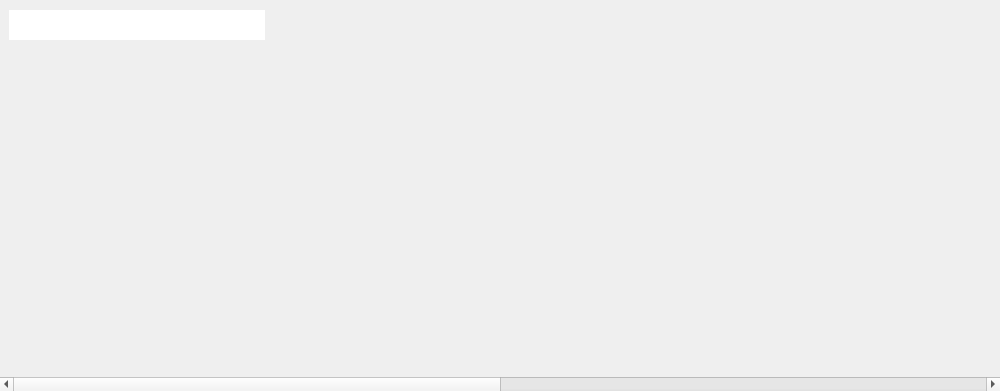
<?xml version="1.0" encoding="UTF-8"?>
<ui version="4.0">
 <class>MainWindow</class>
 <widget class="QMainWindow" name="MainWindow">
  <property name="windowModality">
   <enum>Qt::ApplicationModal</enum>
  </property>
  <property name="geometry">
   <rect>
    <x>0</x>
    <y>0</y>
    <width>1000</width>
    <height>391</height>
   </rect>
  </property>
  <property name="sizePolicy">
   <sizepolicy hsizetype="Minimum" vsizetype="Fixed">
    <horstretch>0</horstretch>
    <verstretch>0</verstretch>
   </sizepolicy>
  </property>
  <property name="windowTitle">
   <string/>
  </property>
  <property name="windowIcon">
   <iconset resource="../resource.qrc">
    <normaloff>:/images/logo.png</normaloff>:/images/logo.png</iconset>
  </property>
  <property name="windowOpacity">
   <double>1.000000000000000</double>
  </property>
  <property name="autoFillBackground">
   <bool>true</bool>
  </property>
  <property name="styleSheet">
   <string notr="true"/>
  </property>
  <property name="documentMode">
   <bool>true</bool>
  </property>
  <property name="dockNestingEnabled">
   <bool>true</bool>
  </property>
  <widget class="QWidget" name="centralwidget">
   <property name="sizePolicy">
    <sizepolicy hsizetype="Expanding" vsizetype="Expanding">
     <horstretch>0</horstretch>
     <verstretch>0</verstretch>
    </sizepolicy>
   </property>
   <property name="maximumSize">
    <size>
     <width>1920</width>
     <height>16777215</height>
    </size>
   </property>
   <layout class="QGridLayout" name="gridLayout">
    <property name="leftMargin">
     <number>0</number>
    </property>
    <property name="topMargin">
     <number>0</number>
    </property>
    <property name="rightMargin">
     <number>0</number>
    </property>
    <property name="bottomMargin">
     <number>0</number>
    </property>
    <property name="spacing">
     <number>0</number>
    </property>
    <item row="1" column="0">
     <spacer name="verticalSpacer">
      <property name="orientation">
       <enum>Qt::Vertical</enum>
      </property>
      <property name="sizeType">
       <enum>QSizePolicy::Fixed</enum>
      </property>
      <property name="sizeHint" stdset="0">
       <size>
        <width>20</width>
        <height>20</height>
       </size>
      </property>
     </spacer>
    </item>
    <item row="0" column="0">
     <widget class="QWidget" name="title" native="true">
      <property name="sizePolicy">
       <sizepolicy hsizetype="Expanding" vsizetype="Preferred">
        <horstretch>0</horstretch>
        <verstretch>0</verstretch>
       </sizepolicy>
      </property>
      <layout class="QHBoxLayout">
       <property name="rightMargin">
        <number>0</number>
       </property>
       <item>
        <widget class="QPlainTextEdit" name="input">
         <property name="sizePolicy">
          <sizepolicy hsizetype="Minimum" vsizetype="Fixed">
           <horstretch>0</horstretch>
           <verstretch>0</verstretch>
          </sizepolicy>
         </property>
         <property name="maximumSize">
          <size>
           <width>16777215</width>
           <height>30</height>
          </size>
         </property>
         <property name="styleSheet">
          <string notr="true">QPlainTextEdit#input{

border-radius:5px;
}</string>
         </property>
         <property name="inputMethodHints">
          <set>Qt::ImhNone</set>
         </property>
         <property name="plainText">
          <string/>
         </property>
         <property name="placeholderText">
          <string>请输入关键词..</string>
         </property>
        </widget>
       </item>
       <item>
        <spacer name="horizontalSpacer">
         <property name="orientation">
          <enum>Qt::Horizontal</enum>
         </property>
         <property name="sizeHint" stdset="0">
          <size>
           <width>60</width>
           <height>20</height>
          </size>
         </property>
        </spacer>
       </item>
       <item>
        <widget class="QPushButton" name="min">
         <property name="minimumSize">
          <size>
           <width>32</width>
           <height>32</height>
          </size>
         </property>
         <property name="maximumSize">
          <size>
           <width>32</width>
           <height>32</height>
          </size>
         </property>
         <property name="toolTip">
          <string>最小化</string>
         </property>
         <property name="styleSheet">
          <string notr="true">#min{border:none}
#min:hover{color:red}</string>
         </property>
         <property name="text">
          <string/>
         </property>
         <property name="icon">
          <iconset resource="../resource.qrc">
           <normaloff>:/images/min.png</normaloff>:/images/min.png</iconset>
         </property>
         <property name="iconSize">
          <size>
           <width>25</width>
           <height>25</height>
          </size>
         </property>
        </widget>
       </item>
       <item>
        <widget class="QPushButton" name="max">
         <property name="sizePolicy">
          <sizepolicy hsizetype="Fixed" vsizetype="Fixed">
           <horstretch>0</horstretch>
           <verstretch>0</verstretch>
          </sizepolicy>
         </property>
         <property name="toolTip">
          <string>最大化</string>
         </property>
         <property name="styleSheet">
          <string notr="true">#max{border:none}
#max:hover{color:red}</string>
         </property>
         <property name="text">
          <string/>
         </property>
         <property name="icon">
          <iconset resource="../resource.qrc">
           <normaloff>:/images/max.png</normaloff>:/images/max.png</iconset>
         </property>
         <property name="iconSize">
          <size>
           <width>20</width>
           <height>20</height>
          </size>
         </property>
        </widget>
       </item>
       <item>
        <widget class="QPushButton" name="close">
         <property name="sizePolicy">
          <sizepolicy hsizetype="Fixed" vsizetype="Fixed">
           <horstretch>0</horstretch>
           <verstretch>0</verstretch>
          </sizepolicy>
         </property>
         <property name="minimumSize">
          <size>
           <width>32</width>
           <height>32</height>
          </size>
         </property>
         <property name="maximumSize">
          <size>
           <width>32</width>
           <height>32</height>
          </size>
         </property>
         <property name="toolTip">
          <string>关闭</string>
         </property>
         <property name="styleSheet">
          <string notr="true">QPushButton#close{border:none}
QPushButton#close:hover{background-color: rgb(255, 0, 4)}</string>
         </property>
         <property name="text">
          <string/>
         </property>
         <property name="icon">
          <iconset resource="../resource.qrc">
           <normaloff>:/images/close.png</normaloff>:/images/close.png</iconset>
         </property>
         <property name="iconSize">
          <size>
           <width>30</width>
           <height>30</height>
          </size>
         </property>
        </widget>
       </item>
      </layout>
     </widget>
    </item>
    <item row="2" column="0">
     <widget class="QScrollArea" name="scrollArea">
      <property name="sizePolicy">
       <sizepolicy hsizetype="Minimum" vsizetype="Minimum">
        <horstretch>10</horstretch>
        <verstretch>20</verstretch>
       </sizepolicy>
      </property>
      <property name="minimumSize">
       <size>
        <width>800</width>
        <height>0</height>
       </size>
      </property>
      <property name="maximumSize">
       <size>
        <width>160000</width>
        <height>16777215</height>
       </size>
      </property>
      <property name="font">
       <font>
        <pointsize>12</pointsize>
       </font>
      </property>
      <property name="layoutDirection">
       <enum>Qt::LeftToRight</enum>
      </property>
      <property name="styleSheet">
       <string notr="true"/>
      </property>
      <property name="frameShape">
       <enum>QFrame::NoFrame</enum>
      </property>
      <property name="lineWidth">
       <number>0</number>
      </property>
      <property name="sizeAdjustPolicy">
       <enum>QAbstractScrollArea::AdjustToContents</enum>
      </property>
      <property name="widgetResizable">
       <bool>true</bool>
      </property>
      <property name="alignment">
       <set>Qt::AlignLeading|Qt::AlignLeft|Qt::AlignTop</set>
      </property>
      <widget class="QWidget" name="scrollAreaWidgetContents">
       <property name="geometry">
        <rect>
         <x>0</x>
         <y>0</y>
         <width>2000</width>
         <height>307</height>
        </rect>
       </property>
       <property name="sizePolicy">
        <sizepolicy hsizetype="Expanding" vsizetype="Preferred">
         <horstretch>0</horstretch>
         <verstretch>0</verstretch>
        </sizepolicy>
       </property>
       <property name="minimumSize">
        <size>
         <width>2000</width>
         <height>0</height>
        </size>
       </property>
       <widget class="QStackedWidget" name="stackedWidget">
        <property name="geometry">
         <rect>
          <x>10</x>
          <y>-20</y>
          <width>981</width>
          <height>321</height>
         </rect>
        </property>
        <property name="font">
         <font>
          <pointsize>12</pointsize>
         </font>
        </property>
        <widget class="QWidget" name="page"/>
        <widget class="QWidget" name="page_2"/>
       </widget>
      </widget>
     </widget>
    </item>
   </layout>
  </widget>
 </widget>
 <resources>
  <include location="../resource.qrc"/>
 </resources>
 <connections>
  <connection>
   <sender>close</sender>
   <signal>clicked()</signal>
   <receiver>MainWindow</receiver>
   <slot>close()</slot>
   <hints>
    <hint type="sourcelabel">
     <x>1905</x>
     <y>37</y>
    </hint>
    <hint type="destinationlabel">
     <x>959</x>
     <y>287</y>
    </hint>
   </hints>
  </connection>
  <connection>
   <sender>min</sender>
   <signal>clicked()</signal>
   <receiver>MainWindow</receiver>
   <slot>showMinimized()</slot>
   <hints>
    <hint type="sourcelabel">
     <x>1875</x>
     <y>37</y>
    </hint>
    <hint type="destinationlabel">
     <x>959</x>
     <y>287</y>
    </hint>
   </hints>
  </connection>
 </connections>
</ui>
